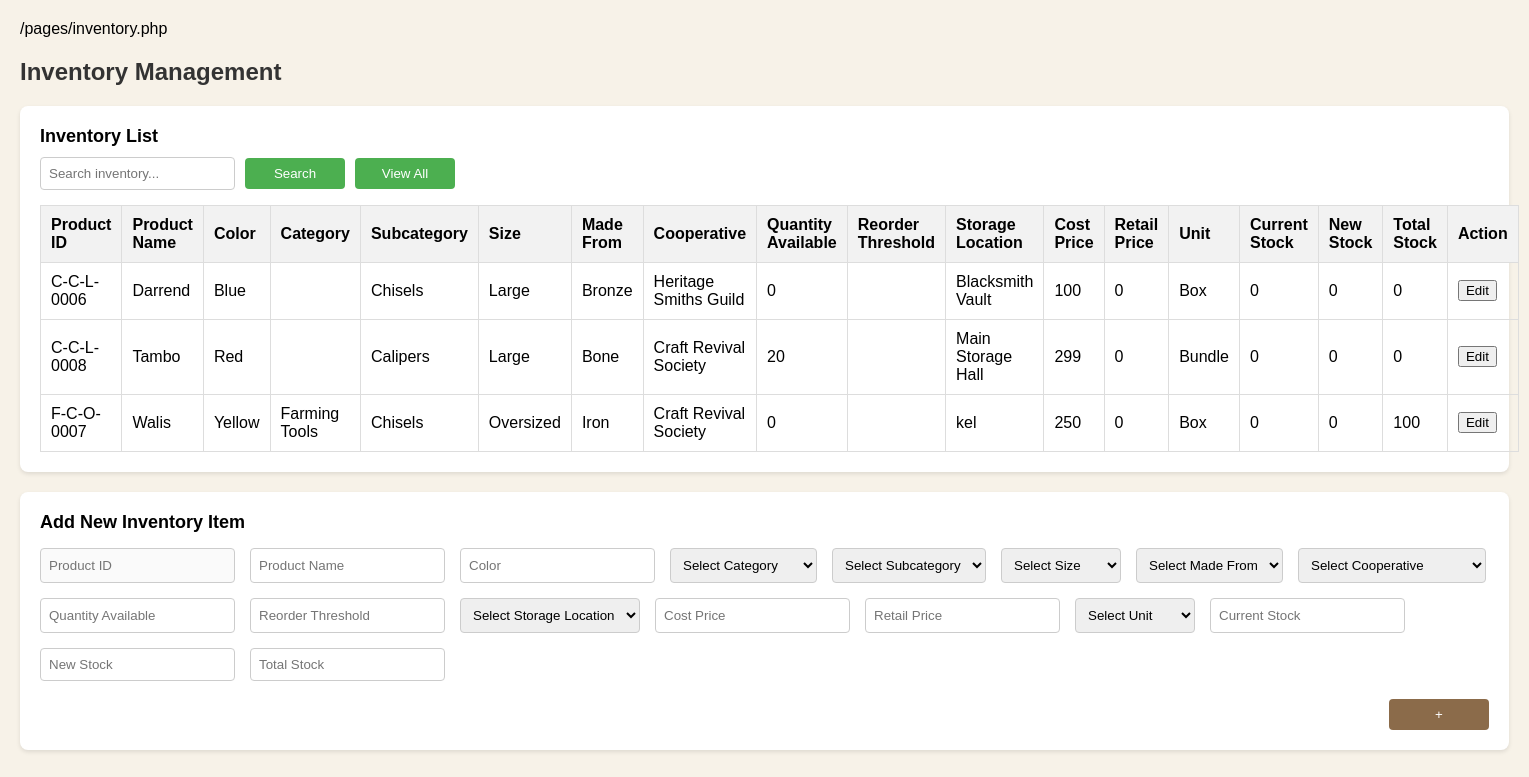
/pages/inventory.php (signed in), run on the app's committed database.
### tables this page shows
CREATE TABLE `tblinventory` (
  `inventory_id` int(11) NOT NULL AUTO_INCREMENT,
  `product_id` varchar(128) DEFAULT '',
  `product_name` varchar(128) DEFAULT '',
  `color` varchar(128) DEFAULT '',
  `categoryid` int(11) DEFAULT 0,
  `subcategoryid` int(11) DEFAULT 0,
  `sizesid` int(11) DEFAULT 0,
  `madefromid` int(11) DEFAULT 0,
  `cooperativeid` int(11) DEFAULT 0,
  `qty_available` double DEFAULT 0,
  `reorder_threshold` varchar(128) DEFAULT '',
  `storageid` int(11) DEFAULT 0,
  `cost_price` double DEFAULT 0,
  `retail_price` double DEFAULT 0,
  `unitid` int(11) DEFAULT 0,
  `created_at` timestamp NOT NULL DEFAULT current_timestamp(),
  `current_stock` double DEFAULT 0,
  `current_stock_date` datetime DEFAULT NULL,
  `new_stock` double DEFAULT 0,
  `new_stock_date` datetime DEFAULT NULL,
  `total_stock` double DEFAULT 0,
  PRIMARY KEY (`inventory_id`)
);

CREATE TABLE `tblsubcategory` (
  `subcategoryid` int(11) NOT NULL AUTO_INCREMENT,
  `subcategory` varchar(128) DEFAULT '',
  `is_archived` varchar(128) DEFAULT 'No',
  PRIMARY KEY (`subcategoryid`)
);

CREATE TABLE `tblsizes` (
  `sizesid` int(11) NOT NULL AUTO_INCREMENT,
  `size` varchar(128) DEFAULT '',
  `is_archived` varchar(128) DEFAULT 'No',
  PRIMARY KEY (`sizesid`)
);

CREATE TABLE `tblmadefrom` (
  `madefromid` int(11) NOT NULL AUTO_INCREMENT,
  `madefrom` varchar(128) DEFAULT '',
  `is_archived` varchar(128) DEFAULT 'No',
  PRIMARY KEY (`madefromid`)
);

CREATE TABLE `tblcooperative` (
  `cooperativeid` int(11) NOT NULL AUTO_INCREMENT,
  `cooperative` varchar(128) DEFAULT '',
  `is_archived` varchar(128) DEFAULT 'No',
  PRIMARY KEY (`cooperativeid`)
);

CREATE TABLE `tblstorage` (
  `storageid` int(11) NOT NULL AUTO_INCREMENT,
  `storage` varchar(128) DEFAULT '',
  `is_archived` varchar(128) DEFAULT 'No',
  PRIMARY KEY (`storageid`)
);

CREATE TABLE `tblunit` (
  `unitid` int(11) NOT NULL AUTO_INCREMENT,
  `unit` varchar(128) DEFAULT '',
  `is_archived` varchar(128) DEFAULT 'No',
  PRIMARY KEY (`unitid`)
);

CREATE TABLE `tblcategory` (
  `categoryid` int(11) NOT NULL AUTO_INCREMENT,
  `category` varchar(128) DEFAULT '',
  `is_archived` varchar(128) DEFAULT 'No',
  PRIMARY KEY (`categoryid`)
);

### pages/inventory.php (the view, shortened to what this page needs)
<?php include('../includes/init.php'); ?>
<h2>Inventory Management</h2>
<div class="container">
    <div class="section-title">Inventory List</div>
    <div class="inventory-header">
        <input type="text" id="str" placeholder="Search inventory...">
        <button class="btn btn-green" onclick="ajax_fn('pages/inventory_tmp.php?str='+document.getElementById('str').value,'tmp_inventory');">Search</button>
        <button class="btn btn-green" onclick="openCustom('pages/inventory_all',1000,1000);">View All</button>
    </div>
    <div id="tmp_inventory">
        <table>
            <thead>
                <tr>
                    <th>Product ID</th>
                    <th>Product Name</th>
                    <th>Color</th>
                    <th>Category</th>
                    <th>Subcategory</th>
                    <th>Size</th>
                    <th>Made From</th>
                    <th>Cooperative</th>
                    <th>Quantity Available</th>
                    <th>Reorder Threshold</th>
                    <th>Storage Location</th>
                    <th>Cost Price</th>
                    <th>Retail Price</th>
                    <th>Unit</th>
                    <th>Current Stock</th>
                    <th>New Stock</th>
                    <th>Total Stock</th>
                    <th>Action</th>
                </tr>
            </thead>
            <tbody>
                <?php
                $query = "
                SELECT
                    i.product_id,
                    i.product_name,
                    i.color,
                    c.category,
                    sc.subcategory,
                    s.size,
                    mf.madefrom,
                    coop.cooperative,
                    i.qty_available,
                    i.reorder_threshold,
                    st.storage,
                    i.cost_price,
                    i.retail_price,
                    u.unit,
                    i.current_stock,
                    i.new_stock,
                    i.total_stock,
                    i.inventory_id
                FROM tblinventory i
                LEFT JOIN tblcategory c ON i.categoryid = c.categoryid
                LEFT JOIN tblsubcategory sc ON i.subcategoryid = sc.subcategoryid
                LEFT JOIN tblsizes s ON i.sizesid = s.sizesid
                LEFT JOIN tblmadefrom mf ON i.madefromid = mf.madefromid
                LEFT JOIN tblcooperative coop ON i.cooperativeid = coop.cooperativeid
                LEFT JOIN tblstorage st ON i.storageid = st.storageid
                LEFT JOIN tblunit u ON i.unitid = u.unitid
                ORDER BY i.product_name ASC LIMIT 0,6
            ";
                $result = mysqli_query($db_connection, $query);
                while ($row = mysqli_fetch_assoc($result)) {
                    echo "<tr>
                    <td>" . htmlspecialchars($row['product_id']) . "</td>
                    <td>" . htmlspecialchars($row['product_name']) . "</td>
                    <td>" . htmlspecialchars($row['color']) . "</td>
                    <td>" . htmlspecialchars($row['category']) . "</td>
                    <td>" . htmlspecialchars($row['subcategory']) . "</td>
                    <td>" . htmlspecialchars($row['size']) . "</td>
                    <td>" . htmlspecialchars($row['madefrom']) . "</td>
                    <td>" . htmlspecialchars($row['cooperative']) . "</td>
                    <td>" . htmlspecialchars($row['qty_available']) . "</td>
                    <td>" . htmlspecialchars($row['reorder_threshold']) . "</td>
                    <td>" . htmlspecialchars($row['storage']) . "</td>
                    <td>" . htmlspecialchars($row['cost_price']) . "</td>
                    <td>" . htmlspecialchars($row['retail_price']) . "</td>
                    <td>" . htmlspecialchars($row['unit']) . "</td>
                    <td>" . htmlspecialchars($row['current_stock']) . "</td>
                    <td>" . htmlspecialchars($row['new_stock']) . "</td>
                    <td>" . htmlspecialchars($row['total_stock']) . "</td>
                    <td>";
                    echo '<button onclick="ajax_fn(\'pages/inventory.php?inventory_id=' . $row['inventory_id'] . '\',\'main_content\');">Edit</button>';
                    echo "</td>
                </tr>";
                }
                ?>
            </tbody>
        </table>
    </div>
</div>
<?php
$product_id = $product_name = $color = $categoryid = $subcategoryid = $sizesid = $madefromid = $cooperativeid = '';
$qty_available = $reorder_threshold = $storageid = $cost_price = $retail_price = $unitid = $current_stock = $new_stock = $total_stock = '';
?>
<div class="container">
    <div class="section-title">Add New Inventory Item</div>
    <div class="form-row">
        <input value="<?php echo htmlspecialchars($product_id); ?>" disabled type="text" id="product_id" placeholder="Product ID">
        <input value="<?php echo htmlspecialchars($product_name); ?>" type="text" id="product_name" placeholder="Product Name">
        <input value="<?php echo htmlspecialchars($color); ?>" type="text" id="color" placeholder="Color">
        <select id="categoryid">
            <option value="">Select Category</option>
        </select>
        <select id="subcategoryid">
            <option value="">Select Subcategory</option>
        </select>
        <select id="sizesid">
            <option value="">Select Size</option>
        </select>
        <select id="madefromid">
            <option value="">Select Made From</option>
        </select>
        <select id="cooperativeid">
            <option value="">Select Cooperative</option>
        </select>
        <input id="qty_available" type="number" value="<?php echo $qty_available; ?>" placeholder="Quantity Available">
        <input id="reorder_threshold" type="number" value="<?php echo $reorder_threshold; ?>" placeholder="Reorder Threshold">
        <select id="storageid">
            <option value="">Select Storage Location</option>
        </select>
        <input id="cost_price" type="number" value="<?php echo $cost_price; ?>" placeholder="Cost Price">
        <input id="retail_price" type="number" value="<?php echo $retail_price; ?>" placeholder="Retail Price">
        <select id="unitid">
            <option value="">Select Unit</option>
        </select>
        <input id="current_stock" type="number" value="<?php echo $current_stock; ?>" placeholder="Current Stock">
        <input id="new_stock" type="number" value="<?php echo $new_stock; ?>" placeholder="New Stock">
        <input id="total_stock" type="number" value="<?php echo $total_stock; ?>" placeholder="Total Stock">
    </div>
    <br>
    <div align="right">
        <?php
        if ($inventory_id != 0) {
            echo '<button class="btn btn-brown" onclick="update_inventory(' . $inventory_id . ');">Update</button>';
        } else {
            echo '<button class="btn btn-brown" onclick="insert_inventory();">+</button>';
        }
        ?>
    </div>
</div>

### pages/inventory.php (style rules this page uses)
h2 { color: #333; }
.container { background-color: white; padding: 20px; margin-bottom: 20px; border-radius: 8px; box-shadow: 0 2px 4px rgba(0, 0, 0, 0.1); }
.section-title { font-weight: bold; font-size: 18px; margin-bottom: 10px; }
.inventory-header, .inventory-form { display: flex; flex-wrap: wrap; gap: 10px; align-items: center; margin-bottom: 15px; }
input[type="text"], select, input[type="number"], input[type="date"] { padding: 8px; border: 1px solid #ccc; border-radius: 4px; min-width: 120px; }
.btn { padding: 8px 15px; border: none; border-radius: 4px; cursor: pointer; color: white; width: 100px; }
.btn-green { background-color: #4CAF50; }
.btn-brown { background-color: #8B6B4A; }
table { width: 100%; border-collapse: collapse; }
th, td { padding: 10px; border: 1px solid #ddd; text-align: left; }
th { background-color: #f2f2f2; }
.form-row { display: flex; flex-wrap: wrap; gap: 15px; margin-top: 15px; }

### data on the page
tblinventory: product "C-C-L-0006", product_name "Darrend", color "Blue", subcategoryid.subcategory "Chisels", sizesid.size "Large", madefromid.madefrom "Bronze", cooperativeid.cooperative "Heritage Smiths Guild", qty_available "0", storageid.storage "Blacksmith Vault", cost_price "100", retail_price "0", unitid.unit "Box", current_stock "0", new_stock "0", total_stock "0"
tblinventory: product "C-C-L-0008", product_name "Tambo", color "Red", subcategoryid.subcategory "Calipers", sizesid.size "Large", madefromid.madefrom "Bone", cooperativeid.cooperative "Craft Revival Society", qty_available "20", storageid.storage "Main Storage Hall", cost_price "299", retail_price "0", unitid.unit "Bundle", current_stock "0", new_stock "0", total_stock "0"
tblinventory: product "F-C-O-0007", product_name "Walis", color "Yellow", categoryid.category "Farming Tools", subcategoryid.subcategory "Chisels", sizesid.size "Oversized", madefromid.madefrom "Iron", cooperativeid.cooperative "Craft Revival Society", qty_available "0", storageid.storage "kel", cost_price "250", retail_price "0", unitid.unit "Box", current_stock "0", new_stock "0", total_stock "100"
